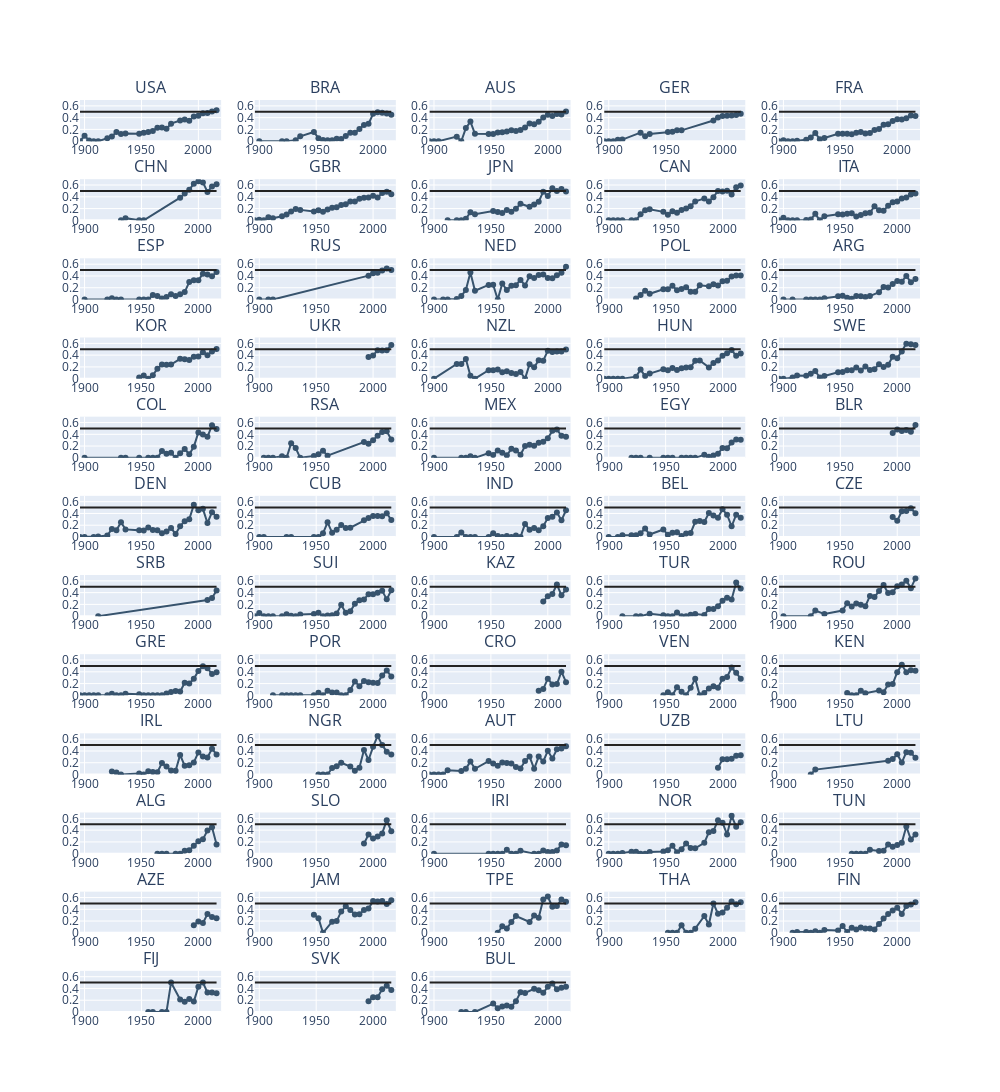

Notebook code cell kept with this figure:
### Code cell
# Plots many small multiples
positions = [
             (1,1), (1,2), (1,3), (1,4), (1,5),
             (2,1), (2,2), (2,3), (2,4), (2,5),
             (3,1), (3,2), (3,3), (3,4), (3,5),
             (4,1), (4,2), (4,3), (4,4), (4,5),
             (5,1), (5,2), (5,3), (5,4), (5,5),
             (6,1), (6,2), (6,3), (6,4), (6,5),
             (7,1), (7,2), (7,3), (7,4), (7,5),
             (8,1), (8,2), (8,3), (8,4), (8,5),
             (9,1), (9,2), (9,3), (9,4), (9,5),
            (10,1), (10,2), (10,3), (10,4), (10,5),
            (11,1), (11,2), (11,3), (11,4), (11,5),
            (12,1), (12,2), (12,3),# (12,4), (12,5)
    ]


fig = make_subplots(rows=12, cols=5, subplot_titles=big_teams)


assert len(big_teams) == len(positions)

for NOC, position in zip(big_teams, positions):
    
    subset = noc_games_sex[noc_games_sex.NOC==NOC]
    subset = subset.sort_values(by='Year')
    
    row = position[0]
    col = position[1]
    
    #print(row, col)

    fig.add_trace(go.Scatter(x=subset.Year,
                    y=subset.Percentage_women,
                    mode='lines+markers',
                    marker_color='rgb(55, 83, 109)',
                    showlegend=False),
                    row=row,
                    col=col,
                )
    
    # Adds a 50% line
    fig.add_trace(go.Scatter(x=[1896, 2016], 
                             y=[.5, .5],
                             mode='lines',
                             showlegend=False,
                             marker_color="#222"),
                             row=row,
                             col=col)

    fig.update_xaxes(range=[1896, 2020], row=row, col=col)
    fig.update_yaxes(range=[0, .7], row=row, col=col)


fig.update_layout(height=2400, width=1000)
fig.show()
